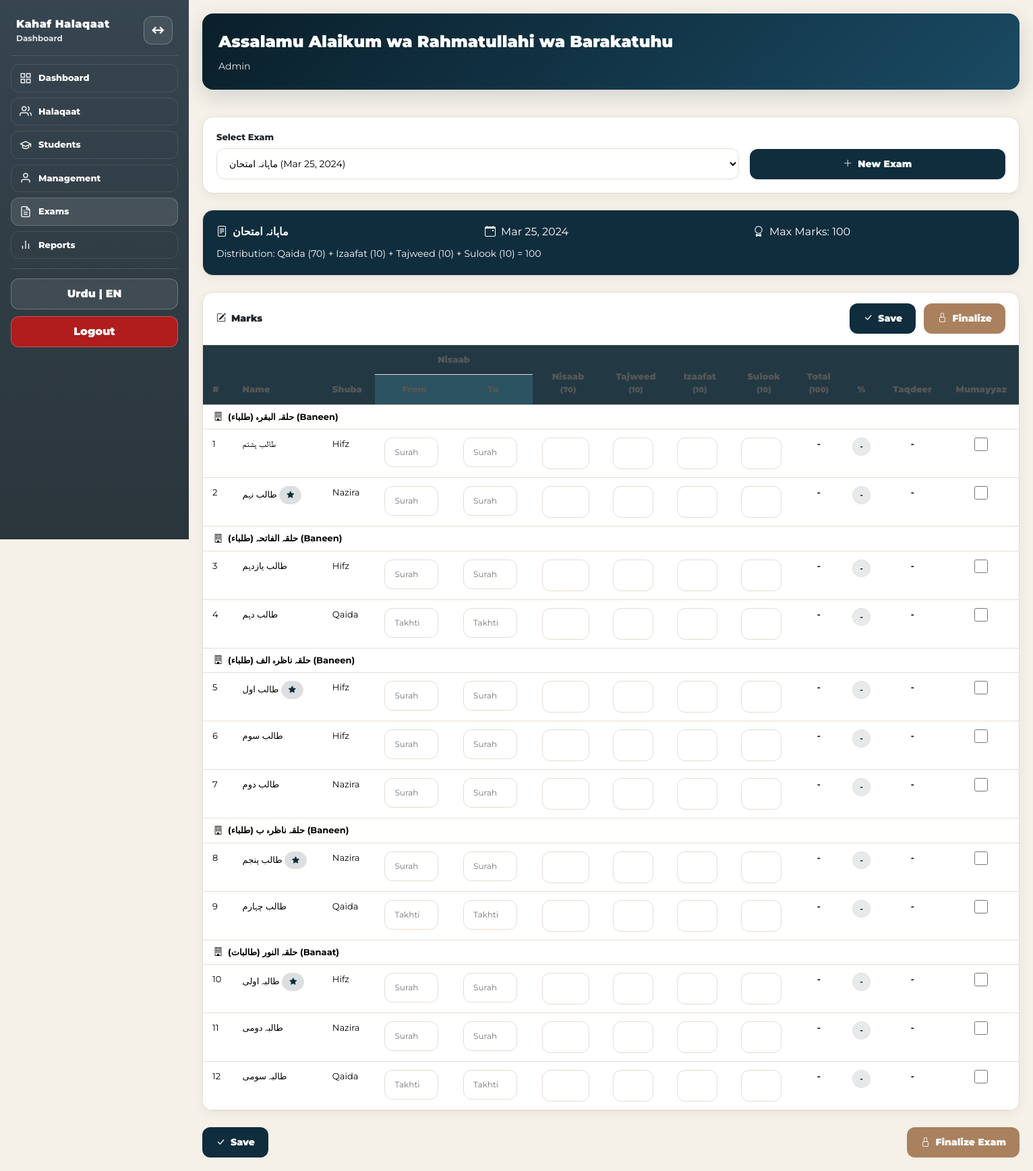
The page /exam_marks_entry.php?lang=en (signed in) on the database its author committed.
### tables this page shows
CREATE TABLE exams (
    id INT AUTO_INCREMENT PRIMARY KEY,
    title VARCHAR(100) NOT NULL,
    exam_date DATE NOT NULL,
    max_marks DECIMAL(10,2) DEFAULT 100,
    passing_marks DECIMAL(10,2) DEFAULT 40,
    status ENUM('upcoming', 'ongoing', 'finalized') DEFAULT 'upcoming',
    created_at TIMESTAMP DEFAULT CURRENT_TIMESTAMP,
    updated_at TIMESTAMP DEFAULT CURRENT_TIMESTAMP ON UPDATE CURRENT_TIMESTAMP
);

CREATE TABLE students (
    id INT AUTO_INCREMENT PRIMARY KEY,
    halaqa_id INT,
    full_name_en VARCHAR(100),
    full_name_ur VARCHAR(100) NOT NULL,
    gender ENUM('baneen', 'banaat') NOT NULL DEFAULT 'baneen',
    shuba ENUM('qaida', 'nazira', 'hifz') DEFAULT 'qaida',
    mumayyaz TINYINT(1) DEFAULT 0,
    qaida_takhti INT DEFAULT NULL,
    surah_current INT DEFAULT NULL,
    status ENUM('active', 'inactive') DEFAULT 'active',
    removed_type ENUM('left', 'removed', 'changed_halaqa') DEFAULT NULL,
    removed_reason TEXT DEFAULT NULL,
    removed_at DATETIME DEFAULT NULL,
    created_at TIMESTAMP DEFAULT CURRENT_TIMESTAMP,
    updated_at TIMESTAMP DEFAULT CURRENT_TIMESTAMP ON UPDATE CURRENT_TIMESTAMP,
    FOREIGN KEY (halaqa_id) REFERENCES halaqaat(id) ON DELETE SET NULL
);

CREATE TABLE halaqaat (
    id INT AUTO_INCREMENT PRIMARY KEY,
    name_ur VARCHAR(100) NOT NULL,
    name_en VARCHAR(100),
    ustaaz_user_id INT,
    gender ENUM('baneen', 'banaat') NOT NULL DEFAULT 'baneen',
    session ENUM('subah', 'asr') NOT NULL DEFAULT 'subah',
    state ENUM('active', 'paused', 'stopped') DEFAULT 'active',
    location VARCHAR(100),
    created_at TIMESTAMP DEFAULT CURRENT_TIMESTAMP,
    updated_at TIMESTAMP DEFAULT CURRENT_TIMESTAMP ON UPDATE CURRENT_TIMESTAMP,
    FOREIGN KEY (ustaaz_user_id) REFERENCES users(id) ON DELETE SET NULL
);

### includes/functions.php (called while the page is built, shortened)
<?php
function h($s) {
    return htmlspecialchars((string)$s, ENT_QUOTES, 'UTF-8');
}
function get_language() {
    $allowedLang = ['ur', 'en'];
    return $_SESSION['lang'] ?? 'ur';
}
function get_translations($lang) {
    return $T[$lang] ?? $T['ur'];
}
?>

### exam_marks_entry.php (the view, shortened to what this page needs)
<?php
require_once __DIR__ . '/includes/db.php';
require_once __DIR__ . '/includes/functions.php';
$exams = [];
$result = $conn->query("SELECT * FROM exams WHERE status != 'finalized' ORDER BY exam_date DESC");
while ($row = $result->fetch_assoc()) {
  $exams[] = $row;
}
$selectedExam = isset($_GET['exam_id']) ? intval($_GET['exam_id']) : ($exams[0]['id'] ?? 0);
$examDetails = null;
$students = [];
$existingResults = [];
if ($selectedExam) {
  $stmt = $conn->prepare("SELECT * FROM exams WHERE id = ?");
  $stmt->bind_param("i", $selectedExam);
  $stmt->execute();
  $examDetails = $stmt->get_result()->fetch_assoc();
  $stmt = $conn->prepare("
    SELECT s.*, h.name_ur as halaqa_name, h.gender as halaqa_gender
    FROM students s
    JOIN halaqaat h ON s.halaqa_id = h.id
    WHERE s.status = 'active'
    ORDER BY h.gender, h.name_ur,
             FIELD(s.shuba, 'hifz', 'nazira', 'qaida'),
             s.surah_current DESC, s.full_name_ur
  ");
  $stmt->execute();
  $result = $stmt->get_result();
  while ($row = $result->fetch_assoc()) {
    $students[] = $row;
  }
}
include __DIR__ . '/includes/header.php';
?>
<div class="card mb-4">
  <div class="cardBody">
    <form method="GET" action="" class="row g-3 align-items-end">
      <div class="col-md-8">
        <label class="formLabel"><?php echo $lang === 'ur' ? 'امتحان منتخب کریں' : 'Select Exam'; ?></label>
        <select class="formSelect" name="exam_id" onchange="this.form.submit()">
          <?php foreach ($exams as $exam): ?>
          <option value="<?php echo $exam['id']; ?>" <?php echo $selectedExam == $exam['id'] ? 'selected' : ''; ?>>
            <?php echo h($exam['title']); ?> (<?php echo date('M d, Y', strtotime($exam['exam_date'])); ?>)
          </option>
          <?php endforeach; ?>
        </select>
      </div>
      <div class="col-md-4">
        <a href="exams_manage.php?action=add" class="btn btnPrimary w-100">
          <i class="bi bi-plus-lg"></i> <?php echo $lang === 'ur' ? 'نیا امتحان' : 'New Exam'; ?>
        </a>
      </div>
    </form>
  </div>
</div>
<?php if ($selectedExam && $examDetails):
  $examType = 'qaida';
  $maxNisaab = ($examType === 'qaida') ? 70 : 60;
?>
<div class="card mb-4" style="background: var(--primary); color: #fff;">
  <div class="cardBody">
    <div class="row">
      <div class="col-md-4">
        <strong><i class="bi bi-file-text me-2"></i><?php echo h($examDetails['title']); ?></strong>
      </div>
      <div class="col-md-4">
        <i class="bi bi-calendar-event me-2"></i><?php echo date('M d, Y', strtotime($examDetails['exam_date'])); ?>
      </div>
      <div class="col-md-4">
        <i class="bi bi-award me-2"></i><?php echo $lang === 'ur' ? 'کل نمبر:' : 'Max Marks:'; ?> 100
      </div>
    </div>
    <div class="row mt-2">
      <div class="col-12">
        <small>
          <?php if ($examType === 'qaida'): ?>
            <?php echo $lang === 'ur' ? 'تقسیم: قائدہ (70) + اضافات (10) + تجوید (10) + سلوک (10) = 100' : 'Distribution: Qaida (70) + Izaafat (10) + Tajweed (10) + Sulook (10) = 100'; ?>
          <?php elseif ($examType === 'hifz'): ?>
            <?php echo $lang === 'ur' ? 'تقسیم: حفظ (60) + حسن صوت (10) + تجوید (10) + اضافات (10) + سلوک (10) = 100' : 'Distribution: Hifz (60) + Husn-e-Sawt (10) + Tajweed (10) + Izaafat (10) + Sulook (10) = 100'; ?>
          <?php else: ?>
            <?php echo $lang === 'ur' ? 'تقسیم: ناظرہ (60) + حسن صوت (10) + تجوید (10) + اضافات (10) + سلوک (10) = 100' : 'Distribution: Nazira (60) + Husn-e-Sawt (10) + Tajweed (10) + Izaafat (10) + Sulook (10) = 100'; ?>
          <?php endif; ?>
        </small>
      </div>
    </div>
  </div>
</div>
<?php if (!empty($students)): ?>
<form method="POST" action="">
  <div class="card mb-4">
    <div class="cardHeader d-flex justify-content-between align-items-center">
      <span><i class="bi bi-pencil-square me-2"></i><?php echo h($tr['marks']); ?></span>
      <div>
        <button type="submit" name="save_marks" class="btn btnPrimary">
          <i class="bi bi-check-lg"></i> <?php echo h($tr['save']); ?>
        </button>
        <a href="exam_finalize.php?exam_id=<?php echo $selectedExam; ?>" class="btn btnSecondary ms-2">
          <i class="bi bi-lock"></i> <?php echo h($tr['finalize']); ?>
        </a>
      </div>
    </div>
    <div class="cardBody p-0">
      <div class="tableContainer" style="overflow-x: auto;">
        <table class="table mb-0" style="min-width: 1200px;">
          <thead>
            <tr style="background: var(--primary); color: #fff;">
              <th rowspan="2">#</th>
              <th rowspan="2"><?php echo h($tr['name']); ?></th>
              <th rowspan="2"><?php echo h($tr['shuba']); ?></th>
              <th colspan="2" class="text-center"><?php echo h($tr['nisaab']); ?></th>
              <th rowspan="2" class="text-center"><?php echo h($tr['nisaab']); ?><br><small>(<?php echo $maxNisaab; ?>)</small></th>
              <th rowspan="2" class="text-center"><?php echo h($tr['tajweed']); ?><br><small>(10)</small></th>
              <th rowspan="2" class="text-center"><?php echo h($tr['izaafat']); ?><br><small>(10)</small></th>
              <th rowspan="2" class="text-center"><?php echo h($tr['sulook']); ?><br><small>(10)</small></th>
              <th rowspan="2" class="text-center"><?php echo h($tr['total']); ?><br><small>(100)</small></th>
              <th rowspan="2" class="text-center">%</th>
              <th rowspan="2" class="text-center"><?php echo h($tr['taqdeer']); ?></th>
              <th rowspan="2" class="text-center"><?php echo h($tr['mumayyaz']); ?></th>
            </tr>
            <tr style="background: var(--primary-light); color: #fff;">
              <th class="text-center"><?php echo h($tr['from']); ?></th>
              <th class="text-center"><?php echo h($tr['to']); ?></th>
            </tr>
          </thead>
          <tbody>
            <?php
            $currentHalaqa = '';
            foreach ($students as $index => $student):
              if ($currentHalaqa !== $student['halaqa_name']):
                $currentHalaqa = $student['halaqa_name'];
            ?>
            <tr style="background: rgba(170, 129, 94, 0.15);">
              <td colspan="15" class="fw-bold" style="padding: 8px 16px;">
                <i class="bi bi-building me-2"></i><?php echo h($currentHalaqa); ?> (<?php echo h($tr[$student['halaqa_gender']]); ?>)
              </td>
            </tr>
            <?php endif;
              $existing = $existingResults[$student['id']] ?? null;
              $nisaabFrom = $existing['nisaab_from'] ?? '';
              $nisaabTo = $existing['nisaab_to'] ?? '';
              $nisaabMarks = $existing['nisaab_marks'] ?? '';
              $tajweed = $existing['tajweed'] ?? '';
              $izaafat = $existing['izaafat'] ?? '';
              $sulook = $existing['sulook'] ?? '';
              $totalMarks = $existing['marks_obtained'] ?? 0;
              $percentage = $existing['percentage'] ?? 0;
              $taqdeer = $existing['taqdeer'] ?? '';
              $isMumayyaz = $existing['mumayyaz'] ?? 0;
              $nisaabLabel = $tr['takhti'];
              if ($student['shuba'] === 'hifz' || $student['shuba'] === 'nazira') {
                $nisaabLabel = $tr['surah'];
              }
            ?>
            <tr class="student-row" data-student="<?php echo $student['id']; ?>" data-max-nisaab="<?php echo $maxNisaab; ?>" data-type="<?php echo $examType; ?>">
              <td><?php echo $index + 1; ?></td>
              <td>
                <?php echo h($student['full_name_ur']); ?>
                <?php if ($student['mumayyaz']): ?>
                  <span class="tag" style="background: rgba(15,45,61,0.15); color: #0f2d3d;"><i class="bi bi-star-fill"></i></span>
                <?php endif; ?>
              </td>
              <td><?php echo h($tr[$student['shuba']]); ?></td>
              <td>
                <input type="text"
                       class="formInput nisaab-from"
                       name="students[<?php echo $student['id']; ?>][nisaab_from]"
                       value="<?php echo h($nisaabFrom); ?>"
                       placeholder="<?php echo h($nisaabLabel); ?>"
                       style="width: 80px; font-size: 12px;" />
              </td>
              <td>
                <input type="text"
                       class="formInput nisaab-to"
                       name="students[<?php echo $student['id']; ?>][nisaab_to]"
                       value="<?php echo h($nisaabTo); ?>"
                       placeholder="<?php echo h($nisaabLabel); ?>"
                       style="width: 80px; font-size: 12px;" />
              </td>
              <td>
                <input type="number"
                       class="formInput marks-input nisaab-marks"
                       name="students[<?php echo $student['id']; ?>][nisaab_marks]"
                       value="<?php echo $nisaabMarks; ?>"
                       min="0"
                       max="<?php echo $maxNisaab; ?>"
                       step="0.5"
                       style="width: 70px;" />
              </td>
              <td>
                <input type="number"
                       class="formInput marks-input tajweed"
                       name="students[<?php echo $student['id']; ?>][tajweed]"
                       value="<?php echo $tajweed; ?>"
                       min="0"
                       max="10"
                       step="0.5"
                       style="width: 60px;" />
              </td>
              <td>
                <input type="number"
                       class="formInput marks-input izaafat"
                       name="students[<?php echo $student['id']; ?>][izaafat]"
                       value="<?php echo $izaafat; ?>"
                       min="0"
                       max="10"
                       step="0.5"
                       style="width: 60px;" />
              </td>
              <td>
                <input type="number"
                       class="formInput marks-input sulook"
                       name="students[<?php echo $student['id']; ?>][sulook]"
                       value="<?php echo $sulook; ?>"
                       min="0"
                       max="10"
                       step="0.5"
                       style="width: 60px;" />
              </td>
              <td class="text-center">
                <span class="fw-bold total-marks"><?php echo $totalMarks > 0 ? $totalMarks : '-'; ?></span>
              </td>
              <td class="text-center">
                <span class="tag percentage-badge" style="background: rgba(15,45,61,0.1); color: #0f2d3d;">
                  <?php echo $percentage > 0 ? round($percentage, 1) . '%' : '-'; ?>
                </span>
              </td>
              <td class="text-center">
                <span class="fw-bold taqdeer"><?php echo $taqdeer ? h($taqdeer) : '-'; ?></span>
              </td>
              <td class="text-center">
                <label style="cursor: pointer;">
                  <input type="checkbox"
                         name="students[<?php echo $student['id']; ?>][mumayyaz]"
                         value="1"
                         <?php echo $isMumayyaz ? 'checked' : ''; ?>
                         style="width: 20px; height: 20px;" />
                </label>
              </td>
            </tr>
            <?php endforeach; ?>
          </tbody>
        </table>
      </div>
    </div>
  </div>
  <div class="d-flex justify-content-between">
    <button type="submit" name="save_marks" class="btn btnPrimary btn-lg">
      <i class="bi bi-check-lg"></i> <?php echo h($tr['save']); ?>
    </button>
    <a href="exam_finalize.php?exam_id=<?php echo $selectedExam; ?>" class="btn btnSecondary btn-lg">
      <i class="bi bi-lock"></i> <?php echo h($tr['finalize']); ?> <?php echo $lang === 'ur' ? 'امتحان' : 'Exam'; ?>
    </a>
  </div>
</form>
<?php endif; ?>
<?php endif; ?>
<?php include __DIR__ . '/includes/footer.php'; ?>

### assets/css/style.css (style rules this page uses)
:root { --primary-dark: #0a1f2a; --primary: #0f2d3d; --primary-light: #1a4a5e; --secondary: #aa815e; --secondary-dark: #8a6a4e; --accent: #36454F; --bg: #f5f0e8; --bg-light: #faf8f4; --card: #ffffff; --border: #e7ddd4; --boy: #2f6fd6; --girl: #d24e8a; --subah: #ff8c00; --asr: #b35a00; --success: #0f2d3d; --warning: #f0ad4e; --danger: #d9534f; --sidebar: #36454F; --sidebar2: #2a353c; }
html[lang="en"] body, html[lang="en"] input, html[lang="en"] select, html[lang="en"] button, html[lang="en"] table, html[lang="en"] th, html[lang="en"] td { font-family: 'Montserrat', system-ui, -apple-system, Segoe UI, Arial, sans-serif !important; }
* { box-sizing: border-box; margin: 0; padding: 0; }
body { background: var(--bg); color: var(--accent); min-height: 100vh; }
.card { background: #fff; border-radius: 16px; box-shadow: 0 4px 15px rgba(0, 0, 0, 0.05); border: 1px solid var(--border); overflow: hidden; }
.cardHeader { padding: 16px 20px; border-bottom: 1px solid var(--border); font-weight: 900; font-size: 14px; display: flex; align-items: center; justify-content: space-between; }
.cardBody { padding: 20px; }
.tag { display: inline-flex; align-items: center; gap: 4px; padding: 4px 10px; border-radius: 999px; font-size: 11px; font-weight: 800; border: 1px solid var(--border); }
.formLabel { display: block; margin-bottom: 6px; font-weight: 800; font-size: 13px; }
.formInput, .formSelect { width: 100%; padding: 12px 14px; border: 1px solid var(--border); border-radius: 12px; background: #fff; font-size: 14px; outline: none; transition: all 0.2s ease; }
.btn { display: inline-flex; align-items: center; justify-content: center; gap: 8px; padding: 12px 20px; border-radius: 12px; border: none; font-weight: 900; font-size: 14px; cursor: pointer; transition: all 0.2s ease; }
.btnPrimary { background: var(--primary); color: #fff; }
.btnSecondary { background: var(--secondary); color: #fff; }
.tableContainer { overflow-x: auto; -webkit-overflow-scrolling: touch; }
.table { width: 100%; border-collapse: separate; border-spacing: 0; font-size: 13px; min-width: 600px; }
.table th, .table td { padding: 12px 14px; text-align: left; border-bottom: 1px solid var(--border); }
.table th { font-weight: 900; color: #555; background: rgba(201, 167, 124, 0.1); }

### rows shown on the page
exams: title "ماہانہ امتحان", exam_date "Mar 25, 2024", id "70"
students: halaqa.name_ur "حلقہ البقرہ (طلباء)", halaqa.gender "Baneen", full_name_ur "طالب ہشتم", shuba "Hifz", value "Surah"
students: full_name_ur "طالب نہم", mumayyaz 1 (drawn), shuba "Nazira", value "Surah"
students: halaqa.name_ur "حلقہ الفاتحہ (طلباء)", halaqa.gender "Baneen", full_name_ur "طالب یازدہم", shuba "Hifz", value "Surah"
students: full_name_ur "طالب دہم", shuba "Qaida", value "Takhti"
students: halaqa.name_ur "حلقہ ناظرہ الف (طلباء)", halaqa.gender "Baneen", full_name_ur "طالب اول", mumayyaz 1 (drawn), shuba "Hifz", value "Surah"
students: full_name_ur "طالب سوم", shuba "Hifz", value "Surah"
students: full_name_ur "طالب دوم", shuba "Nazira", value "Surah"
students: halaqa.name_ur "حلقہ ناظرہ ب (طلباء)", halaqa.gender "Baneen", full_name_ur "طالب پنجم", mumayyaz 1 (drawn), shuba "Nazira", value "Surah"
students: full_name_ur "طالب چہارم", shuba "Qaida", value "Takhti"
students: halaqa.name_ur "حلقہ النور (طالبات)", halaqa.gender "Banaat", full_name_ur "طالبہ اولی", mumayyaz 1 (drawn), shuba "Hifz", value "Surah"
students: full_name_ur "طالبہ دومی", shuba "Nazira", value "Surah"
students: full_name_ur "طالبہ سومی", shuba "Qaida", value "Takhti"

### other values the page prints
$tr['app'] "Kahaf Halaqaat"
$tr['dashboard'] "Dashboard"
$tr['nav_dashboard'] "Dashboard"
$tr['nav_halaqaat'] "Halaqaat"
$tr['nav_students'] "Students"
$tr['nav_management'] "Management"
$tr['nav_exams'] "Exams"
$tr['nav_reports'] "Reports"
$tr['logout'] "Logout"
$tr['greeting'] "Assalamu Alaikum wa Rahmatullahi wa Barakatuhu"
$userName "Admin"
$tr['marks'] "Marks"
$tr['save'] "Save"
$tr['finalize'] "Finalize"
$tr['name'] "Name"
